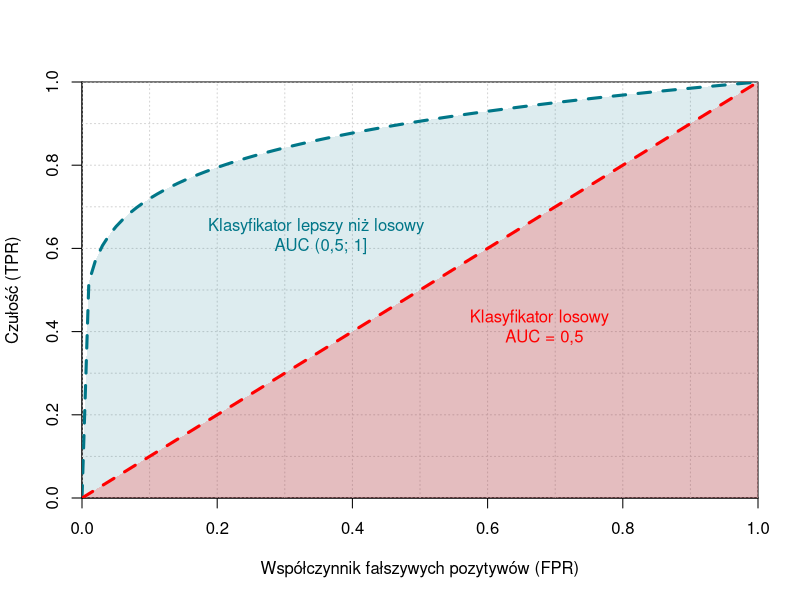

The R script that drew this image:
# Set up the plot
plot(0, 0, type="n", xlim=c(0, 1), ylim=c(0, 1), xlab="Współczynnik fałszywych pozytywów (FPR)", ylab="Czułość (TPR)", xaxs="i", yaxs="i")

# Add the grid
abline(v=seq(0, 1, by=0.1), lty=3, col="lightgray")
abline(h=seq(0, 1, by=0.1), lty=3, col="lightgray")

# Add the green line and label with a thicker line
x_values <- seq(0, 1, length.out=100)
y_values <- x_values^(1/7)
lines(x_values, y_values, col="#007788", lwd=3, lty="dashed")
text(0.350, 0.57, "Klasyfikator lepszy niż losowy \n AUC (0,5; 1]", pos=3, col="#007788")

x_values <- seq(0, 1, length.out=100)
y_values <- x_values^(1/7)
polygon(c(x_values, 1, 0), c(y_values, 0, 0), col="#00778822", border=NA)


# Add the red line and label with a thicker line
abline(a=0, b=1, col="red", lwd=3, lty="dashed")
text(0.68, 0.35, "Klasyfikator losowy \n AUC = 0,5", pos=3, col="red")

x_values <- seq(0, 1, length.out=100)
y_values <- seq(0, 1, length.out=100)
polygon(c(x_values, 1, 0), c(y_values, 0, 0), col=rgb(1, 0, 0, alpha=0.2), alpha = 0.5, border=NA)

